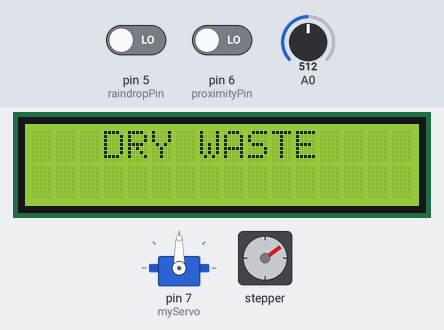
The sketch below on a simulated Arduino Uno, built with avr-gcc and run on an emulated ATmega328P. Parts: 16×2 character LCD, servo, stepper motor. The test bench sets the inputs (shaded band); at power-on: pin 5 (raindropPin) LOW, pin 6 (proximityPin) LOW, A0 = 512. Stepper angles assume 2048 steps per turn.

Above: at 1.2 s.
1.3 s: pin 5 (raindropPin) driven HIGH and pin 6 (proximityPin) driven HIGH
12.7 s: pin 6 (proximityPin) driven LOW
At 18.2 s:
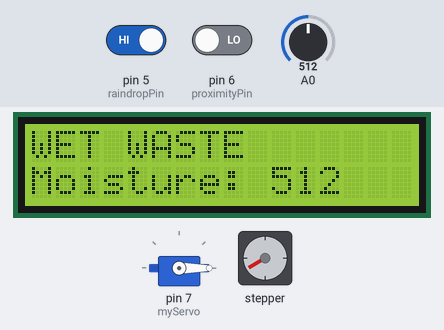
24.1 s: pin 6 (proximityPin) driven HIGH
At 33.6 s:
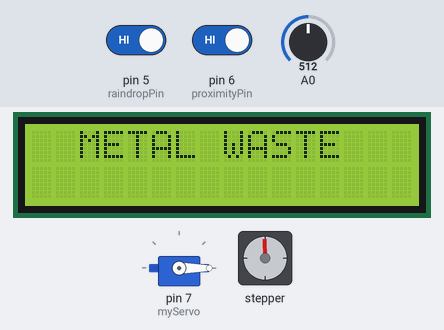
35.5 s: pin 6 (proximityPin) driven LOW
At 46.18 s:
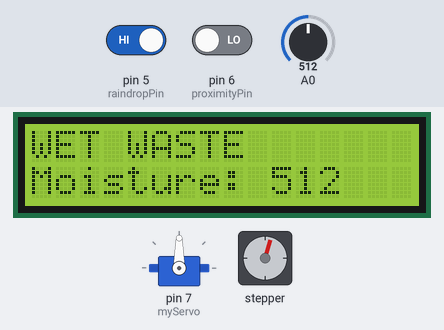
46.9 s: pin 5 (raindropPin) driven LOW and pin 6 (proximityPin) driven HIGH
At 63.5 s:
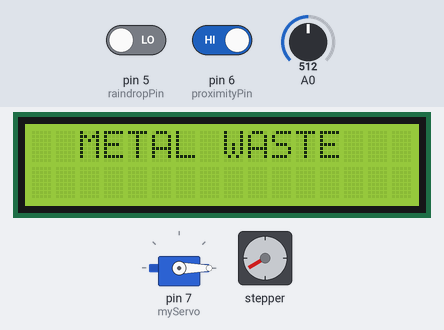
Timing chart, 0 to 70.0 s (numbered marks = the images above; inputs shaded):
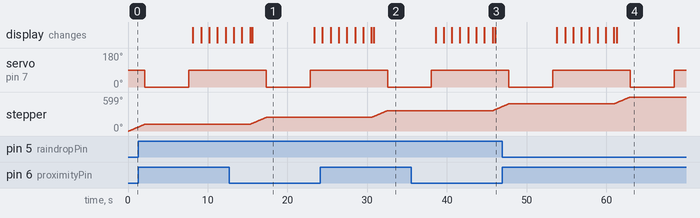

The sketch:

LATEST_BIN.ino
```cpp
#include <Wire.h>
#include <LiquidCrystal_I2C.h>
#include <Stepper.h>
#include <Servo.h>

// LCD Setup
LiquidCrystal_I2C lcd(0x27, 16, 2); // I2C address 0x27

// Stepper Motor Setup
const int stepsPerRevolution = 2048; // 28BYJ-48 full rotation
Stepper stepper(stepsPerRevolution, 8, 10, 9, 11);

// Servo Setup
Servo myServo;

// Sensor Pins
const int raindropPin = 5;  // Digital output from raindrop sensor
const int proximityPin = 6; // Metal detection via PC817 optocoupler

// Variables
bool isSegregating = false;
int dryCount = 0;

void setup() {
  pinMode(raindropPin, INPUT);
  pinMode(proximityPin, INPUT);

  lcd.init();
  lcd.backlight();
  myServo.attach(7);
  stepper.setSpeed(10); // Adjust speed if needed

  standbyDisplay();
}

void loop() {
  int rainState = digitalRead(raindropPin);
  int metalDetected = digitalRead(proximityPin);

  if (!isSegregating) {
    if (metalDetected == HIGH) {
      dryCount = 0; // Reset dry count
      segregate("METAL WASTE");
    }
    else if (rainState == HIGH) {
      dryCount = 0; // Reset dry count
      int moistureLevel = analogRead(A0); // Optional moisture level
      segregateWetWaste(moistureLevel);
    }
    else {
      dryCount++;
      if (dryCount <= 2) {
        segregate("DRY WASTE");
      } else {
        standbyDisplay();
        dryCount = 0;
      }
    }
  }
}

void segregate(const char* type) {
  isSegregating = true;

  lcd.clear();
  lcd.setCursor(0, 0);
  lcd.print(centerText(type));

  rotateStepper(120);
  openServoLeft(); // Now includes auto-close after 5s

  countdown(7);

  standbyDisplay();
  isSegregating = false;
}

void segregateWetWaste(int moisture) {
  isSegregating = true;

  lcd.clear();
  lcd.setCursor(0, 0);
  lcd.print("WET WASTE");

  lcd.setCursor(0, 1);
  lcd.print("Moisture: ");
  lcd.print(moisture);

  rotateStepper(120);
  openServoLeft(); // Auto-close included

  countdown(7);

  standbyDisplay();
  isSegregating = false;
}

void standbyDisplay() {
  lcd.clear();
  lcd.setCursor(0, 0);
  lcd.print(" BIN-SENSE READY");

  lcd.setCursor(0, 1);
  lcd.print(" TO SEGREGATE!");
}

void rotateStepper(int degree) {
  int steps = map(degree, 0, 360, 0, stepsPerRevolution);
  stepper.step(steps);
}

void openServoLeft() {
  myServo.write(0); // Open left — adjust if needed
  delay(500);
  delay(5000);       // Wait 5 seconds before auto-close
  closeServo();
}

void closeServo() {
  myServo.write(90); // Closed position — adjust if needed
  delay(500);
}

void countdown(int seconds) {
  for (int i = seconds; i > 0; i--) {
    lcd.clear();
    lcd.setCursor(0, 0);
    lcd.print("Next in:");
    lcd.setCursor(0, 1);
    lcd.print(i);
    lcd.print(" seconds");
    delay(1000);
  }
}

String centerText(const char* text) {
  String str = String(text);
  int spaces = (16 - str.length()) / 2;
  String result = "";
  for (int i = 0; i < spaces; i++) result += " ";
  result += str;
  return result;
}
```

Measured:
- after the input at 12.7 s, the display: first differs from a run without the input after 2.9 s (image 1)
- after the input at 24.1 s, the display: first differs from a run without the input after 6.7 s (image 2)
- after the input at 35.5 s, the display: first differs from a run without the input after 10.5 s (image 3)
- after the input at 46.9 s, the display: first differs from a run without the input after 14.4 s (image 4)
- by itself, servo on pin 7 (myServo): alternates 90° for 9.7 s and 0° for 5.5 s
